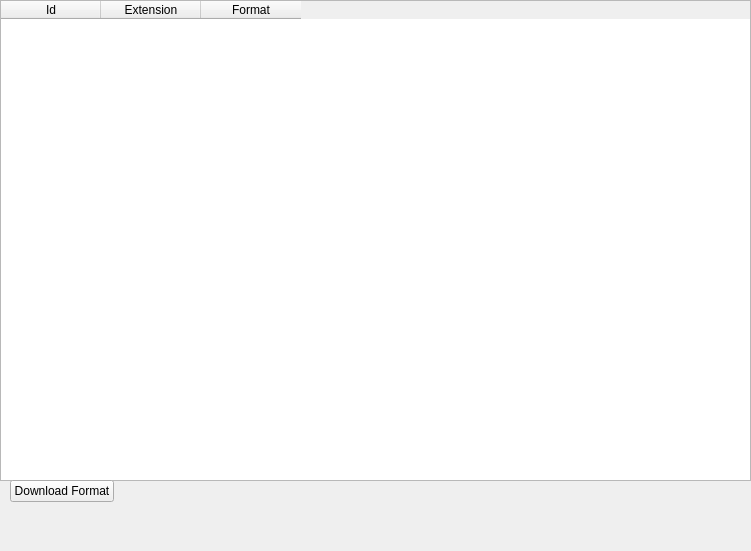
<?xml version="1.0" encoding="UTF-8"?>
<ui version="4.0">
 <class>FormatSelectionWindow</class>
 <widget class="QWidget" name="FormatSelectionWindow">
  <property name="geometry">
   <rect>
    <x>0</x>
    <y>0</y>
    <width>751</width>
    <height>551</height>
   </rect>
  </property>
  <property name="windowTitle">
   <string>Form</string>
  </property>
  <widget class="QWidget" name="formLayoutWidget">
   <property name="geometry">
    <rect>
     <x>10</x>
     <y>480</y>
     <width>751</width>
     <height>80</height>
    </rect>
   </property>
   <layout class="QFormLayout" name="formLayout_2">
    <item row="0" column="0">
     <widget class="QPushButton" name="pushButton">
      <property name="text">
       <string>Download Format</string>
      </property>
     </widget>
    </item>
   </layout>
  </widget>
  <widget class="QTableWidget" name="tableWidget">
   <property name="geometry">
    <rect>
     <x>0</x>
     <y>0</y>
     <width>751</width>
     <height>481</height>
    </rect>
   </property>
   <column>
    <property name="text">
     <string>Id</string>
    </property>
   </column>
   <column>
    <property name="text">
     <string>Extension</string>
    </property>
   </column>
   <column>
    <property name="text">
     <string>Format</string>
    </property>
   </column>
  </widget>
  <zorder>verticalLayoutWidget</zorder>
  <zorder>tableWidget</zorder>
  <zorder>formLayoutWidget</zorder>
 </widget>
 <resources/>
 <connections/>
</ui>
